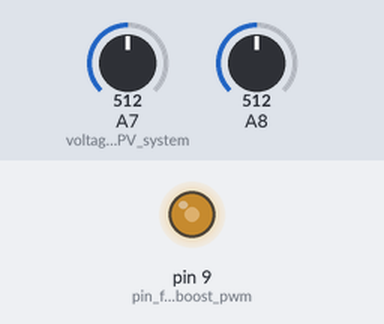
Bench run of a sketch on a simulated Arduino Mega 2560, built with avr-gcc and run on an emulated ATmega2560. On the bench: output pins drawn as LEDs (lit = HIGH). The inputs (shaded band) are chosen by the test bench; at power-on: A7 (voltage_of_PV_system) = 512, A8 = 512.

Above: at 0.1 s.
At 5.46 s:
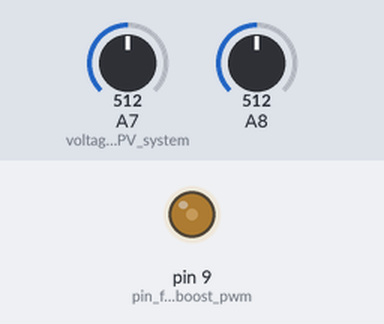
At 11.0 s:
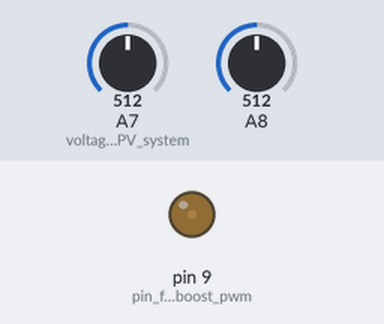
Timing chart, 0 to 12.5 s (numbered marks = the images above):
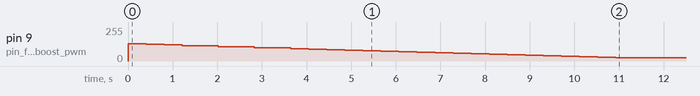

Measured:
- by itself, pin 9 (pin_for_boost_pwm): moves from 129/255 to 26/255 over 10.5 s

The sketch:

mpptonly.ino
```cpp
// Take 3 inputs and initiate pwm
// Use P&0 to calculate new duty cycle

float pv_boost_pwm = 50;
float pv_boost_pwm_delta = 1.5;
float pv_power_old = 0;
float pv_boost_pwm_inc = -1;

float pv_voltage = 0;
float pv_current = 0;
float pv_power =  0;

void setup()
{

 //Serial.begin(9600);

 pinMode(A7, INPUT); // voltage of PV system
 pinMode(A5, INPUT); // current of PV system
 pinMode(A4, INPUT); // voltage of DC-Link

 pinMode(9, OUTPUT);  // pin for boost pwm

 TCCR2A = _BV(COM2A1) | _BV(COM2B1) | _BV(WGM21) | _BV(WGM20) ; // non-Inverting PWM,
 OCR2A = 99;
  // Fast PWM and NO prescaling 16M/1024 // your CS20/CS21 settings are a prescaler of 32.
 TCCR2B =  _BV(WGM22) | _BV(CS21);  // Fast PWM and NO prescaling 16M/1024
 OCR2B = pv_boost_pwm;


// TCCR3A = _BV(COM3A1) | _BV(COM3B1) | _BV(WGM31)  ; // non-Inverting PWM,
// ICR3 = 99;
//  // Fast PWM and NO prescaling 16M/1024 // your CS20/CS21 settings are a prescaler of 32.
// TCCR3B =  _BV(WGM32) | _BV(CS31) | _BV(WGM33);  // Fast PWM and NO prescaling 16M/1024
// OCR3B = 50;
//
//TCCR4A = _BV(COM4A1) | _BV(COM4B1) | _BV(WGM41)  ; // non-Inverting PWM,
// ICR4 = 99;
//  // Fast PWM and NO prescaling 16M/1024 // your CS20/CS21 settings are a prescaler of 32.
// TCCR4B =  _BV(WGM42) | _BV(CS41) | _BV(WGM43);  // Fast PWM and NO prescaling 16M/1024
// OCR4A = 50;

 }


void take_inputs(){
  pv_voltage = 0;
  pv_current = 0;
  int count = 0;
  int count_max = 1000;
  while(count<count_max){
    pv_voltage += (float)analogRead(A7)/1023.0*5.0*13.5/count_max;
    pv_current += abs((float)(analogRead(A8)/1023.0*5.0 - 2.4925)*10/count_max);
    count++;
  }
  //Serial.println(pv_current);
  //Serial.println(pv_voltage);
  //Serial.println();
}

void loop() {

  //Input
  take_inputs();


  // Output
  pv_power =  pv_voltage * pv_current;
  if(pv_power<pv_power_old)
  {
    pv_boost_pwm_inc = -pv_boost_pwm_inc;
    //DeltaD=DeltaD_Max/100;
//    if(pv_power-pv_power_old > pv_power*0.1 || pv_power_old-pv_power > pv_power*0.1){
//      pv_boost_pwm_delta=0.01;
//    }
  }
  pv_boost_pwm = pv_boost_pwm + pv_boost_pwm_inc * pv_boost_pwm_delta;

  if(pv_boost_pwm>80){
    pv_boost_pwm = 80;
  }
  else if(pv_boost_pwm<10){
    pv_boost_pwm = 10;
  }


  // Update
  pv_power_old = pv_power;
  OCR2B = pv_boost_pwm;
}
```
